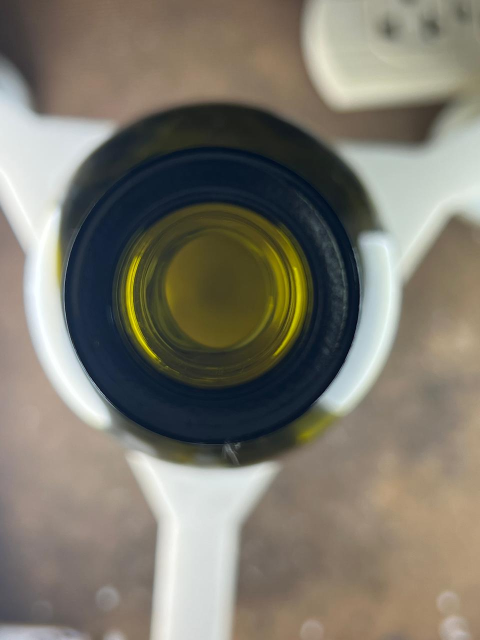
#> input picture 01. Codigos/Imagenes_Pruebas/Botellas_Malas/B01.jpeg, 960 x 1280 px (shown at 1/2 size)
$ python -i Centrado.py   (imports and definitions only)
#> lines starting #> are read from the running program, lines starting #| are printed output that depends on the picture; after the words box and inside, x2 and y2 are one past the last pixel; in counts of white or black regions, pixels touching at a corner belong together
#> further down, picture is the input picture: shape (1280, 960, 3); mean B, G, R 108.9, 120.8, 125.2
import cv2
import numpy as np
import matplotlib.pyplot as plt

def trabajar_con_contorno_blanco(imagen_bgr_original, debug=False):

#> called with debug = False
    alto_orig, ancho_orig = imagen_bgr_original.shape[:2]
#> alto_orig = 1280; ancho_orig = 960

    escala = 800.0 / ancho_orig
#> escala = 0.833
    nuevo_ancho = 800
    nuevo_alto = int(alto_orig * escala)
#> nuevo_alto = 1066
    imagen_trabajo = cv2.resize(imagen_bgr_original, (nuevo_ancho, nuevo_alto))
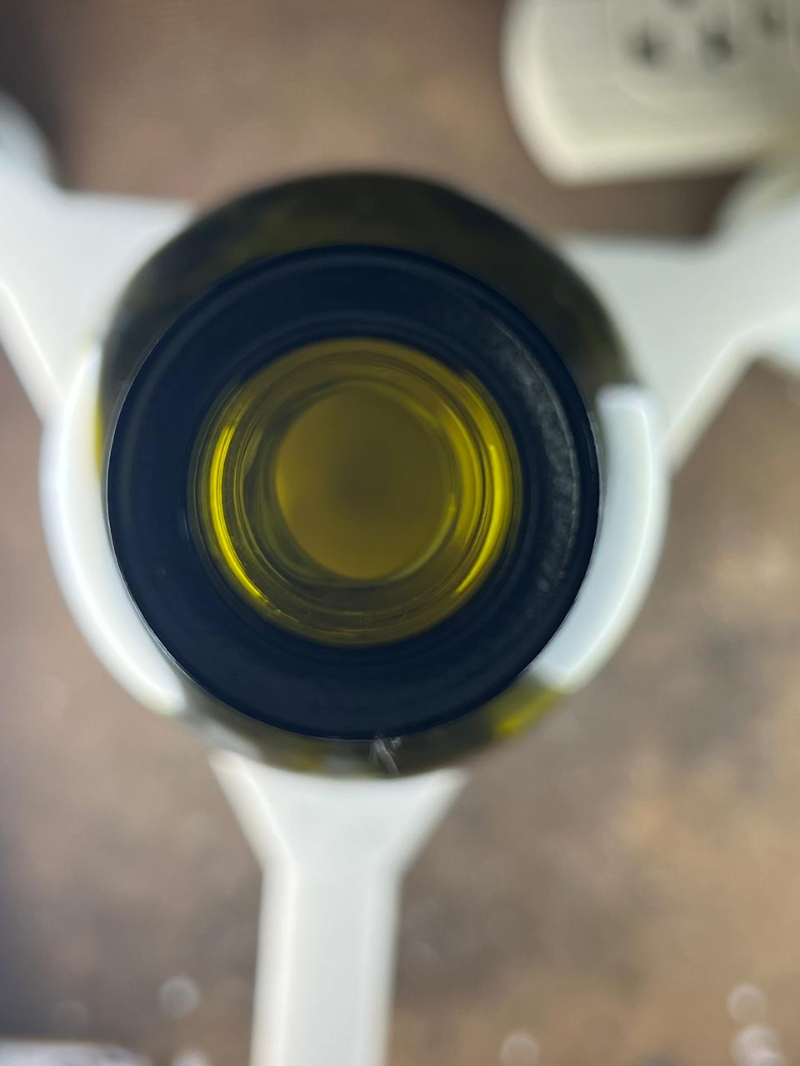
#> imagen_trabajo: shape (1066, 800, 3); mean B, G, R 108.8, 120.7, 125.1
    centro_foto_x = nuevo_ancho // 2
    centro_foto_y = nuevo_alto // 2
#> centro_foto_y = 533

    # Escala de Grises
    gris = cv2.cvtColor(imagen_trabajo, cv2.COLOR_BGR2GRAY)
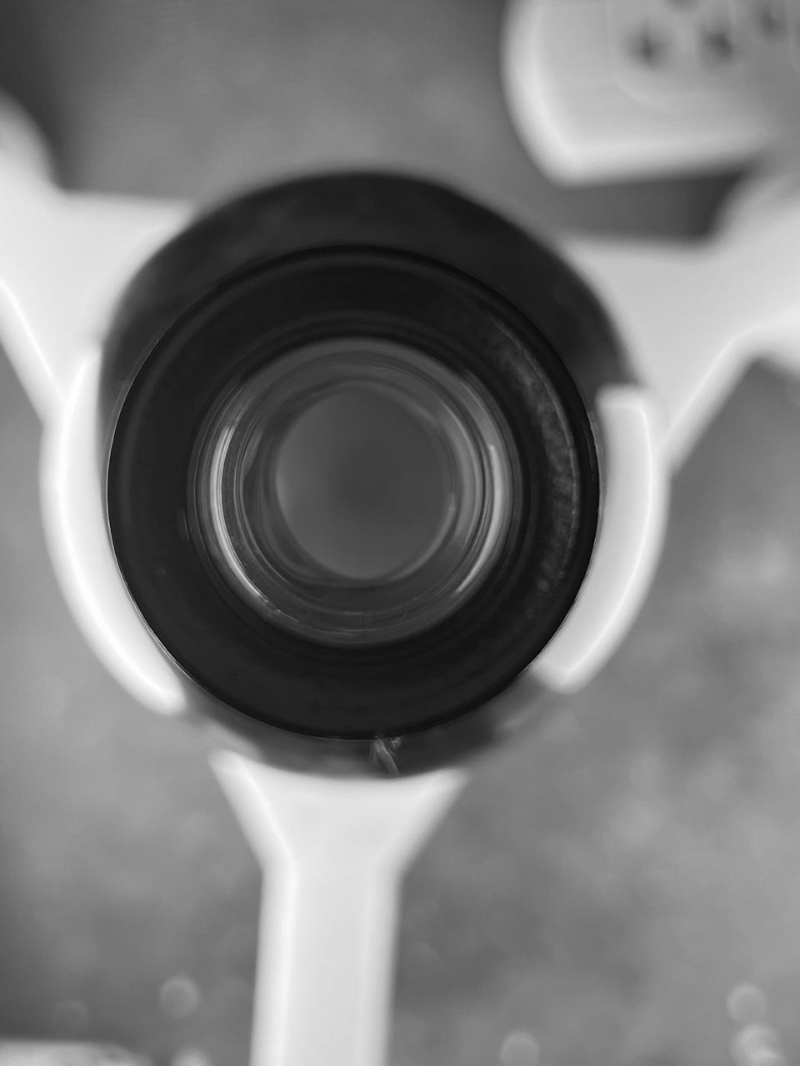
#> gris: shape (1066, 800); min 4, max 254, mean 120.7
    gris_suavizado = cv2.medianBlur(gris, 15)

    # Binarización Adaptativa (Convierte el cuello negro a blanco)
    binarizada = cv2.adaptiveThreshold(gris_suavizado, 255,
                                      cv2.ADAPTIVE_THRESH_GAUSSIAN_C,
                                      cv2.THRESH_BINARY_INV, 201, 10)
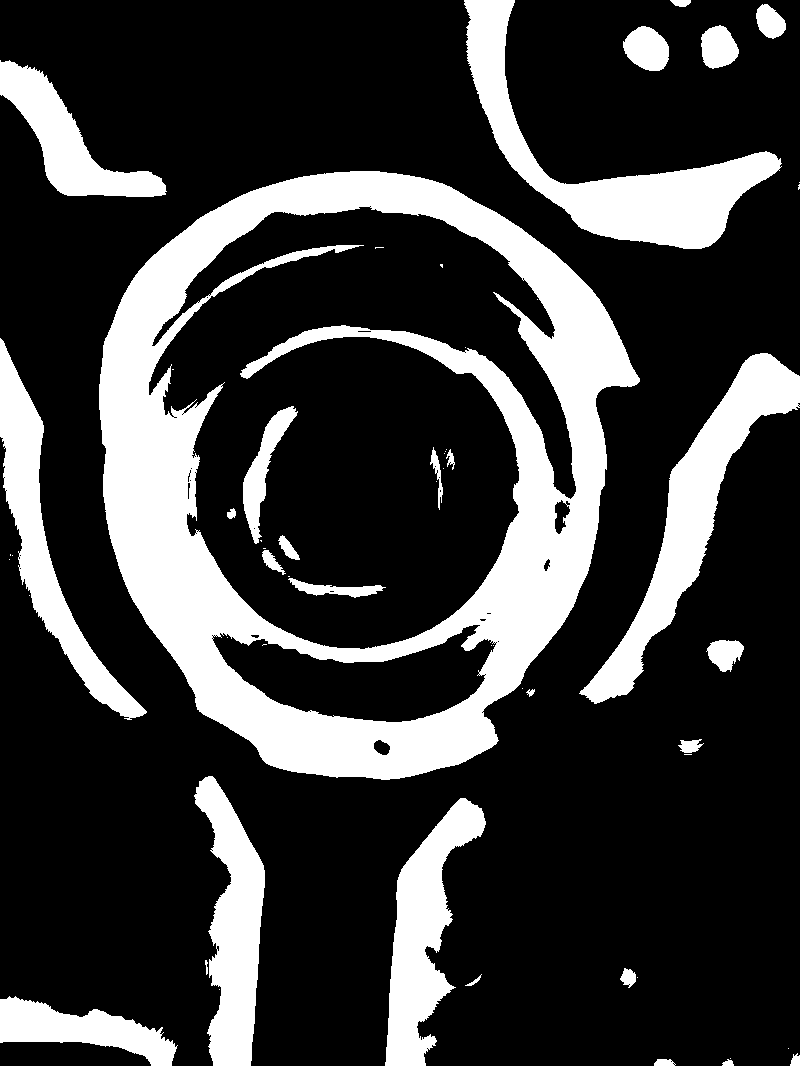
#> binarizada: shape (1066, 800); 23.4% white; 57 white regions (29 under 20 px), largest, box (x1, y1, x2, y2) and area: (99, 171, 640, 780) 106649, (464, 0, 782, 249) 18942, (579, 353, 800, 704) 16198


    # Problemas con los contornos
    kernel = cv2.getStructuringElement(cv2.MORPH_ELLIPSE, (15, 15))
    binarizada_limpia = cv2.morphologyEx(binarizada, cv2.MORPH_OPEN, kernel)
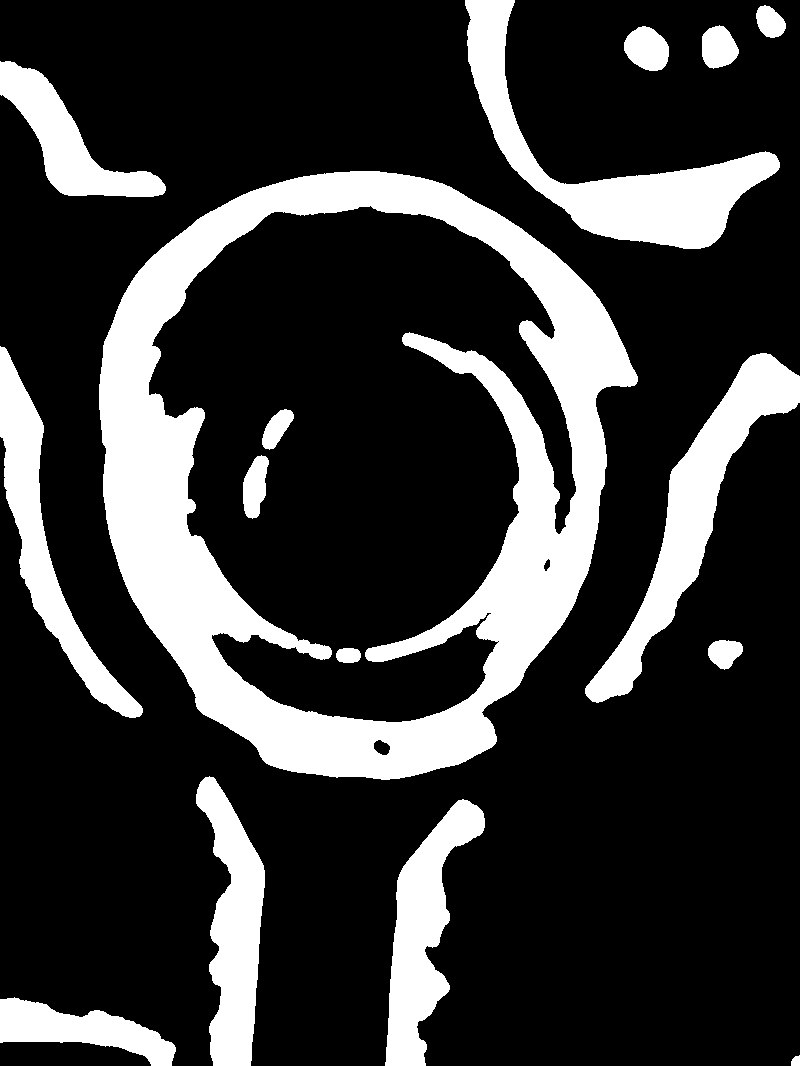
#> binarizada_limpia: shape (1066, 800); 22.3% white; 16 white regions

    # Encuentra Contornor
    contornos, _ = cv2.findContours(binarizada_limpia, cv2.RETR_EXTERNAL, cv2.CHAIN_APPROX_SIMPLE)
#> contornos = 13 contours; largest, box (x1, y1, x2, y2) and area: (99, 171, 638, 780) 246914, (465, 0, 780, 249) 18402, (585, 353, 800, 703) 15671, (385, 799, 485, 1066) 11155, (0, 346, 143, 718) 11016

    mejor_contorno = None
    mejor_distancia = float('inf')

    for c in contornos:
        area = cv2.contourArea(c)
        if area < 10000: continue # Ignorar los pixeles pequeños

        M = cv2.moments(c)
        if M["m00"] == 0: continue

        cx_contorno = int(M["m10"] / M["m00"])
        cy_contorno = int(M["m01"] / M["m00"])

        distancia_al_centro = np.sqrt((cx_contorno - centro_foto_x)**2 + (cy_contorno - centro_foto_y)**2)

        # Nos quedamos con la forma blanca más cercana al centro de la foto
        if distancia_al_centro < mejor_distancia:
            mejor_distancia = distancia_al_centro
            mejor_contorno = c
#> this loop made 13 passes
#> (area, cx_contorno, cy_contorno, distancia_al_centro, mejor_distancia) on passes 3, 6, 8: (11155, 422, 933, 400.6, 400.6), (15671, 695, 509, 296, 296), (246913.5, 355, 463, 83.22, 83.22)
#> area on passes 1, 2, 5, 9, 10, 11: 63.5, 5601.5, 701, 7564.5, 1443.5, 1155.5
#> after the loop, mejor_contorno = contour of 845 points, box (x1, y1, x2, y2) (99, 171, 638, 780), area 246914; mejor_distancia = 83.22

    if mejor_contorno is not None:
        # Extraer Bounding Box y re-escalar al tamaño original
        x, y, w, h = cv2.boundingRect(mejor_contorno)
#> x = 99; y = 171; w = 539; h = 609
        bbox_orig = (int(x/escala), int(y/escala), int(w/escala), int(h/escala))
#> bbox_orig = (118, 205, 646, 730)

        if debug:
            plt.figure(figsize=(20, 5))
            plt.subplot(1, 4, 1); plt.imshow(gris_suavizado, cmap='gray'); plt.title("1. Blur")
            plt.subplot(1, 4, 2); plt.imshow(binarizada, cmap='gray'); plt.title("2. Binarizado (PEGADO)")
            plt.subplot(1, 4, 3); plt.imshow(binarizada_limpia, cmap='gray'); plt.title("3. Limpio (SEPARADO)")

            # Dibujar el contorno ganador sobre la limpia para verificar
            img_verificacion = cv2.cvtColor(binarizada_limpia, cv2.COLOR_GRAY2BGR)
            cv2.drawContours(img_verificacion, [mejor_contorno], -1, (0, 255, 0), 5)
            plt.subplot(1, 4, 4); plt.imshow(img_verificacion); plt.title("4. Contorno Elegido")
            plt.show()

        return bbox_orig
    else:
        return None

>>> import cv2
>>> picture = cv2.imread('../../../01. Codigos/Imagenes_Pruebas/Botellas_Malas/B01.jpeg')
>>> result = trabajar_con_contorno_blanco(picture)
#> result = (118, 205, 646, 730)

$ run again, on 01. Codigos/Imagenes_Pruebas/Botellas_Malas/B02.jpeg
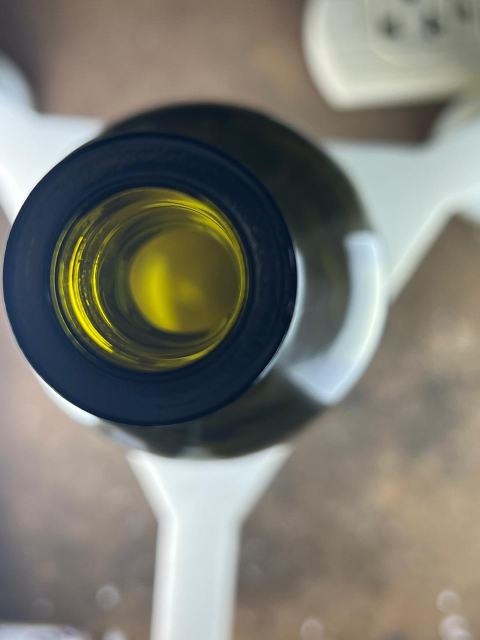
#> input picture 01. Codigos/Imagenes_Pruebas/Botellas_Malas/B02.jpeg, 960 x 1280 px (shown at 1/2 size)
#> picture is the input picture: shape (1280, 960, 3); mean B, G, R 112.5, 121.3, 122
#> in trabajar_con_contorno_blanco, `binarizada = cv2.adaptiveThreshold(gris_suavizado, 255, cv2.ADAPTIVE_T..`:
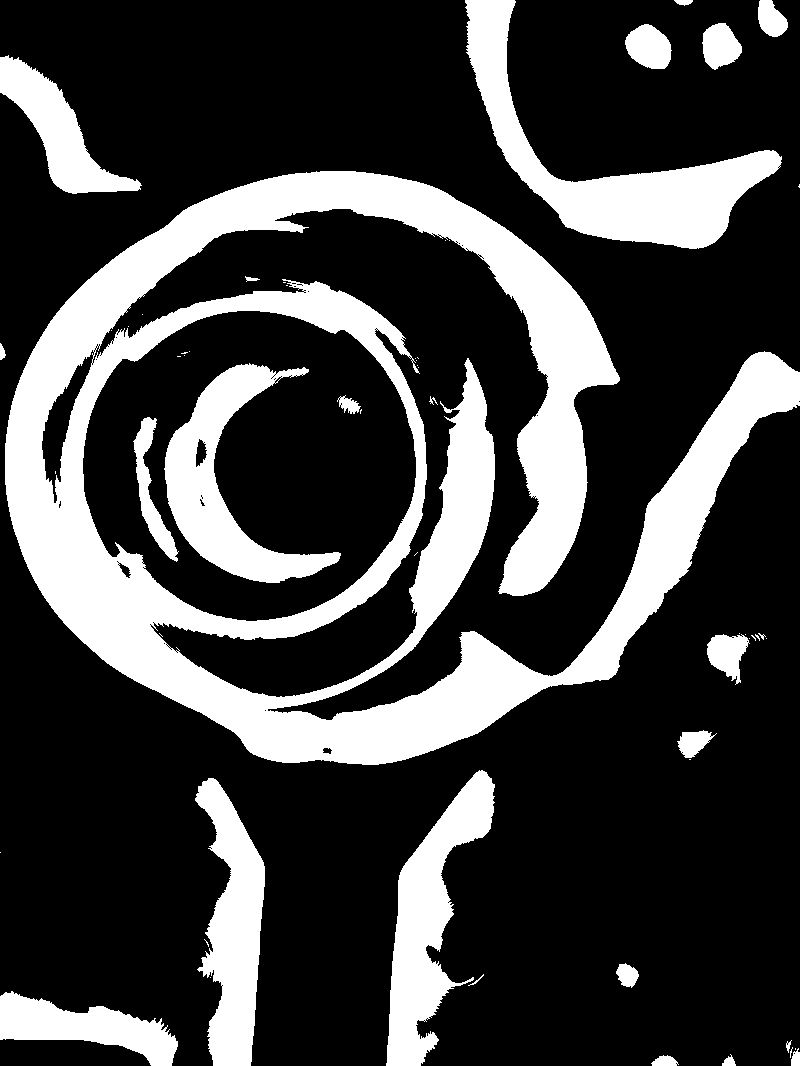
#> binarizada: shape (1066, 800); 25.5% white; 58 white regions (34 under 20 px), largest, box (x1, y1, x2, y2) and area: (5, 171, 800, 765) 137403, (465, 0, 782, 249) 20071, (386, 770, 495, 1066) 13203
#> in trabajar_con_contorno_blanco, `binarizada_limpia = cv2.morphologyEx(binarizada, cv2.MORPH_OPEN, kernel)`:
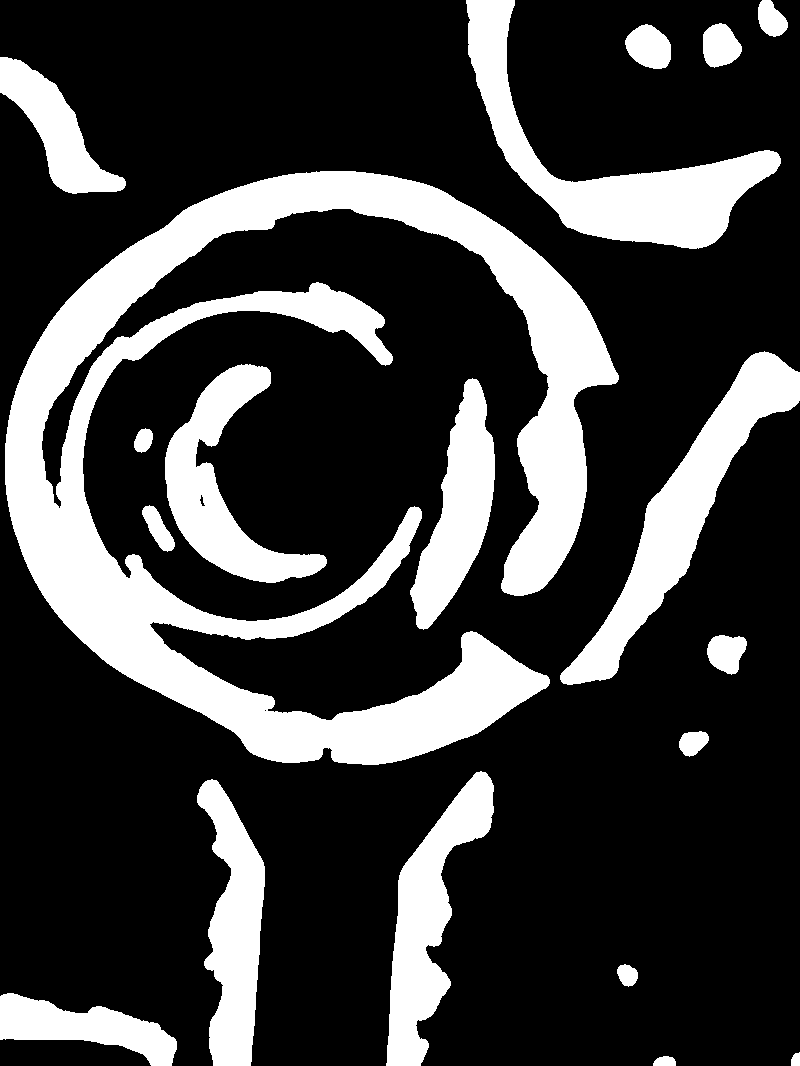
#> binarizada_limpia: shape (1066, 800); 24.4% white; 19 white regions
#> contornos = 19 contours; largest, box (x1, y1, x2, y2) and area: (5, 171, 619, 765) 101364, (466, 0, 781, 249) 19525, (560, 351, 800, 685) 17051, (386, 771, 494, 1066) 12455, (165, 364, 327, 583) 11921
#> the loop in trabajar_con_contorno_blanco, `for c in contornos:` made 19 passes
#> (area, cx_contorno, cy_contorno, distancia_al_centro, mejor_distancia) on passes 5, 6, 11: (11131, 233, 931, 431.6, 431.6), (12455, 428, 919, 387, 387), (10053, 457, 509, 61.85, 61.85)
#> after the loop in trabajar_con_contorno_blanco, `for c in contornos:`: mejor_contorno = contour of 239 points, box (x1, y1, x2, y2) (410, 378, 495, 630), area 10053; mejor_distancia = 61.85
#> x = 410; y = 378; w = 85; h = 252
#> bbox_orig = (492, 453, 102, 302)
